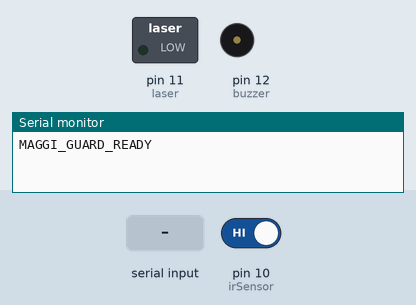
Recording of a sketch running on a simulated Arduino Uno, built with avr-gcc and run on an emulated ATmega328P. Parts: switched loads named in the sketch (green lamp = pin HIGH), buzzer (waves = sounding), the last lines printed to the serial monitor. Inputs (shaded band) come from the test bench; at power-on: pin 10 (irSensor) HIGH.

Above: at 1.2 s.
1.3 s: "GRANT\n" received over Serial
At 1.75 s:
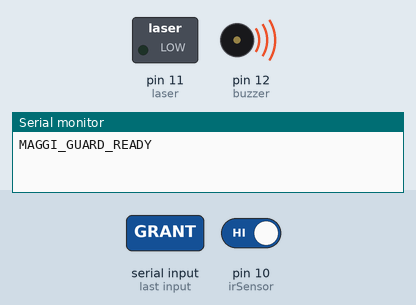
3.3 s: pin 10 (irSensor) driven LOW
At 4.5 s:
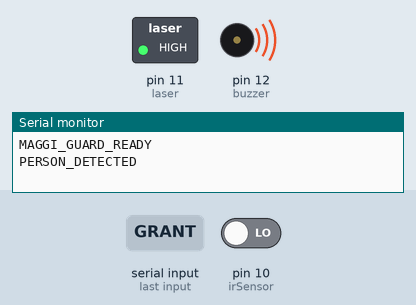
4.8 s: "DENY\n" received over Serial
At 6.3 s:
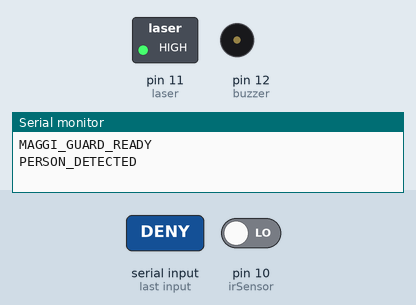
6.9 s: "ALARM\n" received over Serial
At 7.16 s:
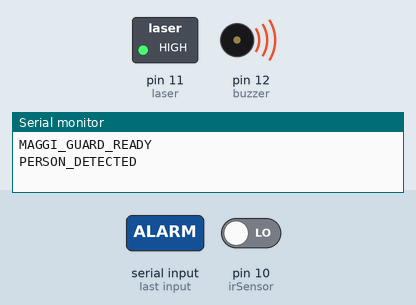
9.9 s: "IDLE\n" received over Serial
At 11.0 s:
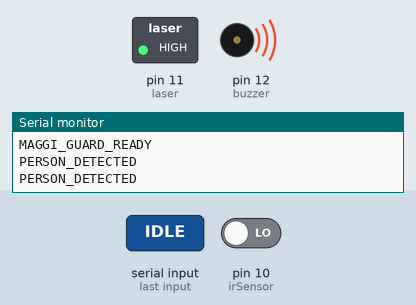
11.4 s: pin 10 (irSensor) driven HIGH
At 12.2 s:
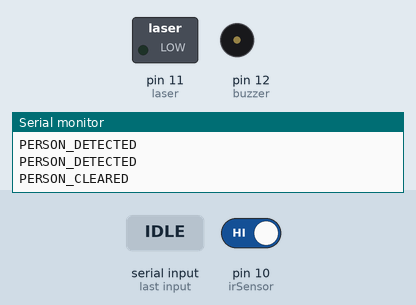
Timing chart, 0 to 13.9 s (numbered marks = the images above; inputs shaded):
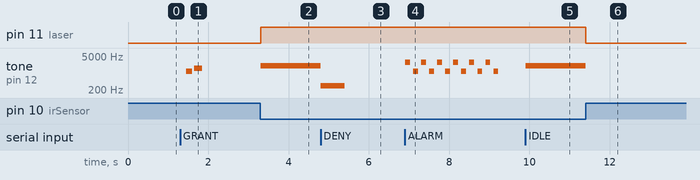

Measured:
- after the input at 1.3 s, tone on pin 12 (buzzer): silent → 1200 Hz after 0.15 s, → silent 0.15 s later, → 1600 Hz 0.05 s later, → silent 0.20 s later
- after the input at 3.3 s, pin 11 (laser): LOW → HIGH at once; tone on pin 12 (buzzer): silent → 2000 Hz at once
- after the input at 4.8 s, tone on pin 12 (buzzer): 2000 Hz → 300 Hz at once, → silent 0.60 s later
- after the input at 6.9 s, tone on pin 12 (buzzer): silent → 2800 Hz at once, then repeats every 0.40 s: silent 0.08 s, 1200 Hz 0.12 s, silent 0.08 s, 2800 Hz 0.12 s
- after the input at 9.9 s, tone on pin 12 (buzzer): silent → 2000 Hz at once
- after the input at 11.4 s, pin 11 (laser): HIGH → LOW at once; tone on pin 12 (buzzer): 2000 Hz → silent at once

The sketch:

maggi_guard.ino
```cpp
// ============================================
// MAGGI BOWL - SMART INTRUDER DETECTION SYSTEM
// Arduino UNO + IR Sensor + Buzzer + Laser
// Enhanced: receives GRANT / DENY / ALARM / IDLE
//           commands from Python backend
// ============================================

// ---------------- PIN CONNECTIONS ----------------

const int irSensor = 10;
const int laser    = 11;
const int buzzer   = 12;

// ---------------- SYSTEM STATUS ----------------

bool personDetected = false;


// ---------------- SETUP ----------------

void setup() {

  // Start Serial communication
  // Arduino <-> Python Backend
  Serial.begin(9600);

  // Set pin modes
  pinMode(irSensor, INPUT);
  pinMode(laser, OUTPUT);
  pinMode(buzzer, OUTPUT);

  // Initially OFF
  digitalWrite(laser, LOW);
  digitalWrite(buzzer, LOW);

  // Tell Python that Arduino is ready
  Serial.println("MAGGI_GUARD_READY");
}


// ---------------- MAIN LOOP ----------------

void loop() {

  // ------------------------------------------
  // CHECK FOR COMMANDS FROM PYTHON BACKEND
  // ------------------------------------------

  if (Serial.available() > 0) {
    String cmd = Serial.readStringUntil('\n');
    cmd.trim();

    if (cmd == "GRANT") {
      // Known person — access granted
      // Stop alarm, short happy double-beep
      digitalWrite(laser, LOW);
      noTone(buzzer);
      delay(100);
      tone(buzzer, 1200, 150);
      delay(200);
      tone(buzzer, 1600, 200);
      delay(300);
      noTone(buzzer);
      personDetected = false;

    } else if (cmd == "DENY") {
      // Intruder showed wrong password once — harsh low beep
      tone(buzzer, 300, 600);
      delay(700);
      noTone(buzzer);

    } else if (cmd == "ALARM") {
      // 3 wrong passwords — full alarm: rapid siren
      for (int i = 0; i < 6; i++) {
        tone(buzzer, 2800, 120);
        delay(200);
        tone(buzzer, 1200, 120);
        delay(200);
      }
      noTone(buzzer);

    } else if (cmd == "IDLE") {
      // Reset to standby
      digitalWrite(laser, LOW);
      noTone(buzzer);
      personDetected = false;
    }
  }


  // ------------------------------------------
  // READ IR SENSOR
  // ------------------------------------------

  int irState = digitalRead(irSensor);

  // ------------------------------------------
  // PERSON DETECTED
  // ------------------------------------------

  // Most IR obstacle sensors give LOW
  // when a person/object is detected.

  if (irState == LOW && !personDetected) {

    personDetected = true;

    // Turn ON alarm
    digitalWrite(laser, HIGH);
    tone(buzzer, 2000);

    // Send detection message to Python
    Serial.println("PERSON_DETECTED");
  }


  // ------------------------------------------
  // PERSON MOVED AWAY
  // ------------------------------------------

  if (irState == HIGH && personDetected) {

    personDetected = false;

    // Turn OFF alarm
    digitalWrite(laser, LOW);
    noTone(buzzer);

    // Inform Python
    Serial.println("PERSON_CLEARED");
  }


  // Small delay for stable detection
  delay(50);
}
```
